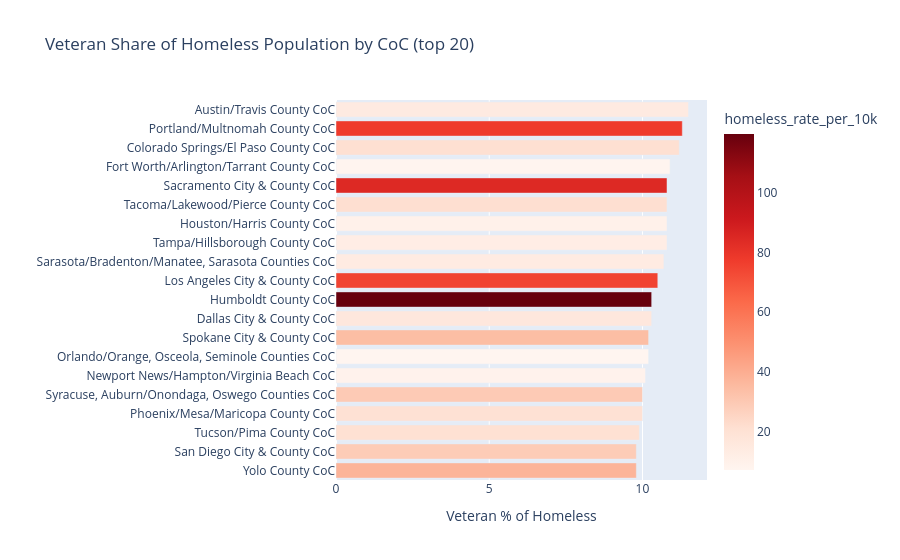

Write notebook code for a chart like this one.
### Code cell
if len(df_demo) > 5:
    slope, intercept, r, p, se = stats.linregress(df_demo['pct_black'], df_demo['homeless_rate_per_10k'])
    r2 = r ** 2
    print(f'% Black vs rate: r={r:.3f}, R²={r2:.3f}, p={p:.4f}')
    x_range = [df_demo['pct_black'].min(), df_demo['pct_black'].max()]
    y_range = [slope * x + intercept for x in x_range]
    fig = px.scatter(
        df_demo, x='pct_black', y='homeless_rate_per_10k',
        color='homeless_rate_per_10k', color_continuous_scale='Reds',
        hover_name='coc_name',
        title=f'% Black Population vs. Homeless Rate (CoC Level)<br><sup>r={r:.3f}, R²={r2:.3f}, p={p:.4f}</sup>',
        labels={'pct_black': '% Black (non-Hispanic)', 'homeless_rate_per_10k': 'Rate per 10k'},
    )
    fig.add_trace(go.Scatter(x=x_range, y=y_range, mode='lines', name='Regression', line=dict(color='darkred', dash='dash')))
    fig.show()
else:
    print('Census demographic data not available. Showing veteran homeless breakdown as demographic analysis.')
    df2 = df.dropna(subset=['homeless_rate_per_10k', 'veteran_homeless'])
    df2['veteran_share_pct'] = (df2['veteran_homeless'] / df2['total_homeless'] * 100).round(1)
    fig = px.bar(
        df2.nlargest(20, 'veteran_share_pct').sort_values('veteran_share_pct'),
        x='veteran_share_pct', y='coc_name', orientation='h',
        color='homeless_rate_per_10k', color_continuous_scale='Reds',
        title='Veteran Share of Homeless Population by CoC (top 20)',
        labels={'veteran_share_pct': 'Veteran % of Homeless', 'coc_name': ''},
    )
    fig.show()

### Figure 1 — Plotly figure (JSON) as saved in the notebook; plotly's stock layout.template omitted (floating-point values rounded to 4 significant figures)
{"data": [{"hovertemplate": "Veteran % of Homeless=%{x}<br>=%{y}<br>homeless_rate_per_10k=%{marker.color}<extra></extra>", "legendgroup": "", "marker": {"color": [37.61, 28.83, 20.5, 20.36, 29.6, 9.08, 7.03, 34.26, 16.11, 119.9, 75.21, 13.46, 12.21, 10.02, 21.37, 84.78, 7.49, 21.06, 77.47, 14.26], "coloraxis": "coloraxis", "pattern": {"shape": ""}}, "name": "", "orientation": "h", "showlegend": false, "textposition": "auto", "type": "bar", "x": [9.8, 9.8, 9.9, 10.0, 10.0, 10.1, 10.2, 10.2, 10.3, 10.3, 10.5, 10.7, 10.8, 10.8, 10.8, 10.8, 10.9, 11.2, 11.3, 11.5], "xaxis": "x", "y": ["Yolo County CoC", "San Diego City & County CoC", "Tucson/Pima County CoC", "Phoenix/Mesa/Maricopa County CoC", "Syracuse, Auburn/Onondaga, Oswego Counties CoC", "Newport News/Hampton/Virginia Beach CoC", "Orlando/Orange, Osceola, Seminole Counties CoC", "Spokane City & County CoC", "Dallas City & County CoC", "Humboldt County CoC", "Los Angeles City & County CoC", "Sarasota/Bradenton/Manatee, Sarasota Counties CoC", "Tampa/Hillsborough County CoC", "Houston/Harris County CoC", "Tacoma/Lakewood/Pierce County CoC", "Sacramento City & County CoC", "Fort Worth/Arlington/Tarrant County CoC", "Colorado Springs/El Paso County CoC", "Portland/Multnomah County CoC", "Austin/Travis County CoC"], "yaxis": "y"}], "layout": {"barmode": "relative", "coloraxis": {"colorbar": {"title": {"text": "homeless_rate_per_10k"}}, "colorscale": [[0.0, "rgb(255,245,240)"], [0.125, "rgb(254,224,210)"], [0.25, "rgb(252,187,161)"], [0.375, "rgb(252,146,114)"], [0.5, "rgb(251,106,74)"], [0.625, "rgb(239,59,44)"], [0.75, "rgb(203,24,29)"], [0.875, "rgb(165,15,21)"], [1.0, "rgb(103,0,13)"]]}, "legend": {"tracegroupgap": 0}, "title": {"text": "Veteran Share of Homeless Population by CoC (top 20)"}, "xaxis": {"anchor": "y", "domain": [0.0, 1.0], "title": {"text": "Veteran % of Homeless"}}, "yaxis": {"anchor": "x", "domain": [0.0, 1.0], "title": {"text": ""}}}}
